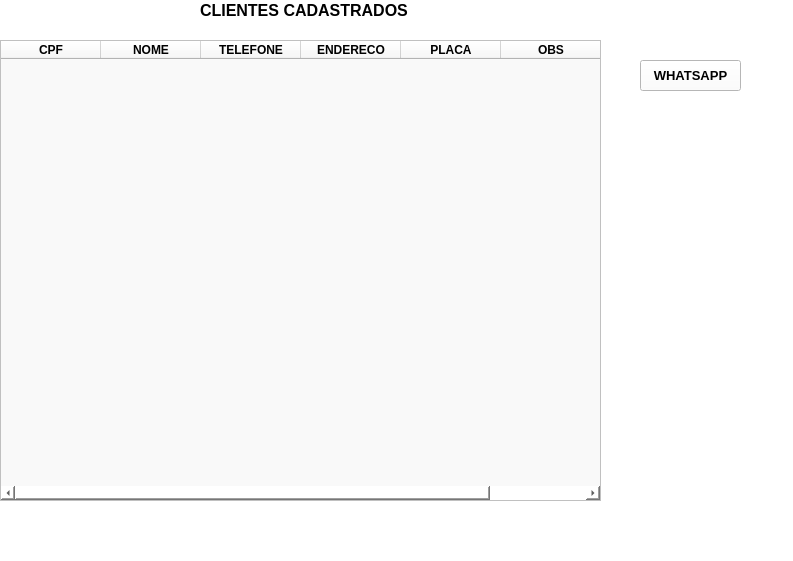
<?xml version="1.0" encoding="UTF-8"?>
<ui version="4.0">
 <class>MainWindow</class>
 <widget class="QMainWindow" name="MainWindow">
  <property name="geometry">
   <rect>
    <x>0</x>
    <y>0</y>
    <width>793</width>
    <height>561</height>
   </rect>
  </property>
  <property name="windowTitle">
   <string>MainWindow</string>
  </property>
  <property name="styleSheet">
   <string notr="true">background-color: rgb(255, 255, 255);</string>
  </property>
  <widget class="QWidget" name="centralwidget">
   <widget class="QLabel" name="label">
    <property name="geometry">
     <rect>
      <x>200</x>
      <y>0</y>
      <width>231</width>
      <height>21</height>
     </rect>
    </property>
    <property name="font">
     <font>
      <pointsize>12</pointsize>
      <weight>75</weight>
      <bold>true</bold>
     </font>
    </property>
    <property name="text">
     <string>CLIENTES CADASTRADOS</string>
    </property>
   </widget>
   <widget class="QTableWidget" name="tableWidget">
    <property name="geometry">
     <rect>
      <x>0</x>
      <y>40</y>
      <width>601</width>
      <height>461</height>
     </rect>
    </property>
    <property name="styleSheet">
     <string notr="true">background-color: rgb(249, 249, 249);</string>
    </property>
    <column>
     <property name="text">
      <string>CPF</string>
     </property>
     <property name="font">
      <font>
       <weight>75</weight>
       <bold>true</bold>
      </font>
     </property>
    </column>
    <column>
     <property name="text">
      <string>NOME</string>
     </property>
     <property name="font">
      <font>
       <weight>75</weight>
       <bold>true</bold>
      </font>
     </property>
    </column>
    <column>
     <property name="text">
      <string>TELEFONE</string>
     </property>
     <property name="font">
      <font>
       <weight>75</weight>
       <bold>true</bold>
      </font>
     </property>
    </column>
    <column>
     <property name="text">
      <string>ENDERECO</string>
     </property>
     <property name="font">
      <font>
       <weight>75</weight>
       <bold>true</bold>
      </font>
     </property>
    </column>
    <column>
     <property name="text">
      <string>PLACA</string>
     </property>
     <property name="font">
      <font>
       <weight>75</weight>
       <bold>true</bold>
      </font>
     </property>
    </column>
    <column>
     <property name="text">
      <string>OBS</string>
     </property>
     <property name="font">
      <font>
       <weight>75</weight>
       <bold>true</bold>
      </font>
     </property>
    </column>
   </widget>
   <widget class="QPushButton" name="pushButton">
    <property name="geometry">
     <rect>
      <x>640</x>
      <y>60</y>
      <width>101</width>
      <height>31</height>
     </rect>
    </property>
    <property name="font">
     <font>
      <pointsize>10</pointsize>
      <weight>75</weight>
      <bold>true</bold>
     </font>
    </property>
    <property name="text">
     <string>WHATSAPP</string>
    </property>
   </widget>
  </widget>
  <widget class="QMenuBar" name="menubar">
   <property name="geometry">
    <rect>
     <x>0</x>
     <y>0</y>
     <width>793</width>
     <height>21</height>
    </rect>
   </property>
  </widget>
  <widget class="QStatusBar" name="statusbar"/>
 </widget>
 <resources/>
 <connections/>
</ui>
